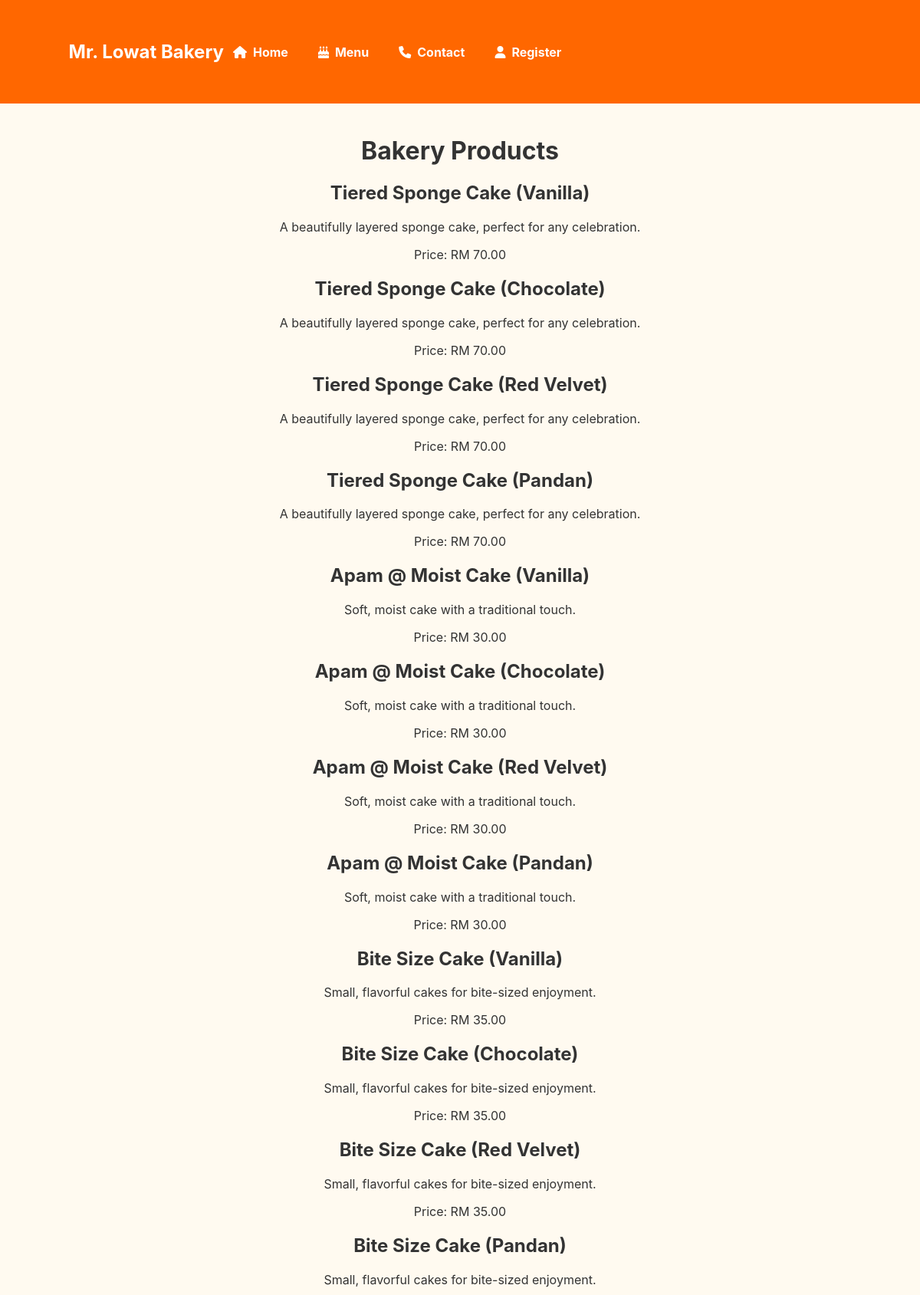
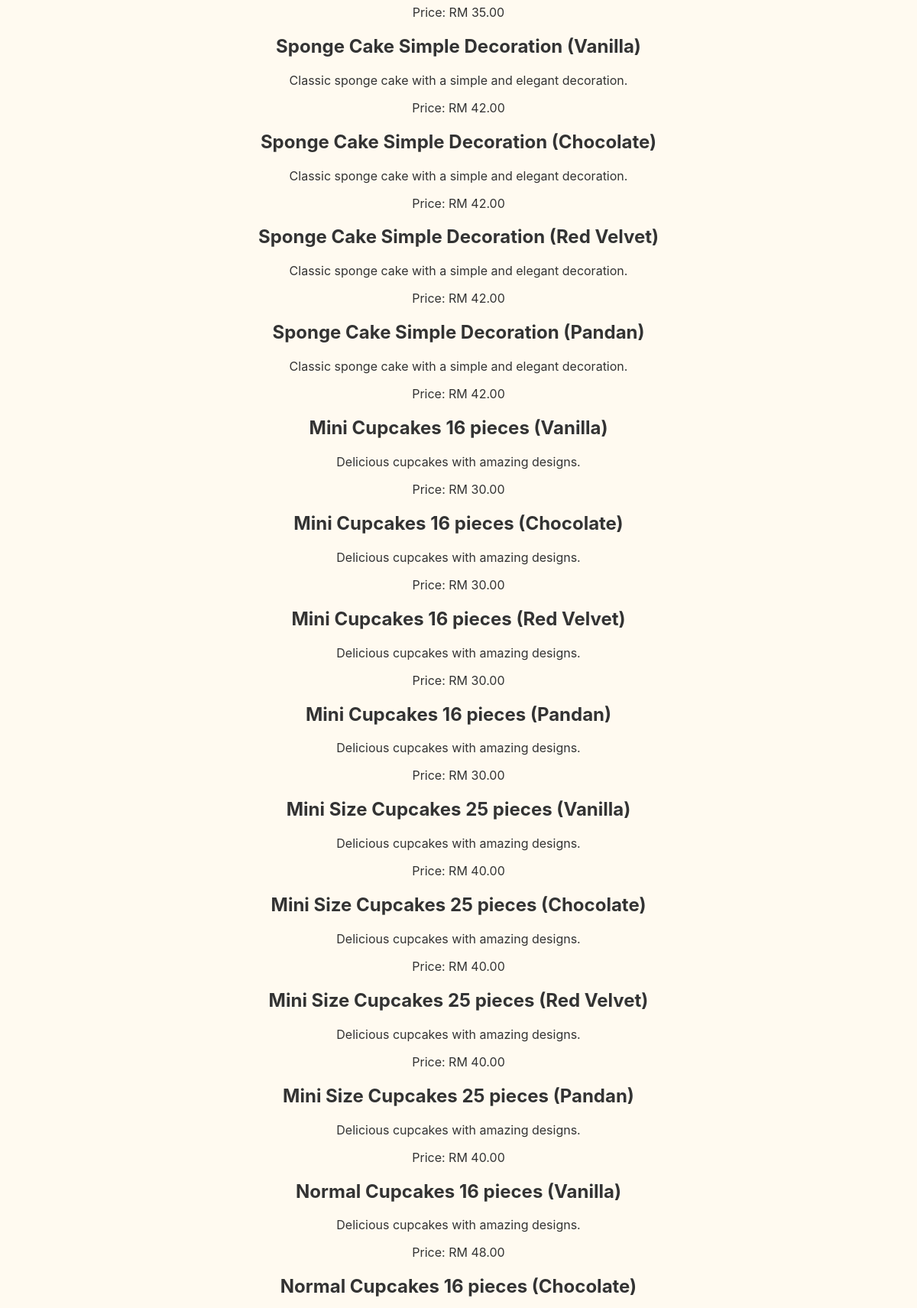
Screenshot of /MrLowatBakery_WAD/products.php (upper part) with the database file from the repository (2 pictures, top to bottom).
### tables this page shows
CREATE TABLE `products` (
  `product_id` int(11) NOT NULL,
  `name` varchar(100) NOT NULL,
  `description` text DEFAULT NULL,
  `price` decimal(10,2) NOT NULL,
  `stock` int(11) DEFAULT 0,
  `image_url` varchar(255) DEFAULT NULL,
  `created_at` timestamp NOT NULL DEFAULT current_timestamp(),
  `updated_at` timestamp NOT NULL DEFAULT current_timestamp() ON UPDATE current_timestamp()
);

### MrLowatBakery_WAD/products.php (the view, shortened to what this page needs)
<?php
include_once 'connection.php';
$sql = "SELECT * FROM products";
$result = $conn->query($sql);
if ($result->num_rows > 0) {
    $products = $result->fetch_all(MYSQLI_ASSOC);
} else {
    $products = [];
}
?>
<!DOCTYPE html>
<html lang="en">
<head>
  <link rel="stylesheet" href="styles.css">
  <link rel="stylesheet" href="https://cdnjs.cloudflare.com/ajax/libs/font-awesome/6.0.0-beta3/css/all.min.css">
</head>
<body>
  <header>
    <nav>
        <h1>Mr. Lowat Bakery</h1>
        <div class="nav-links">
          <ul>
            <li><a href="index.html"><i class="fas fa-home"></i>Home</a></li>
            <li><a href="menu.html"><i class="fas fa-cake"></i>Menu</a></li>
            <li><a href="https://api.whatsapp.com/send/?phone=60164025451"><i class="fas fa-phone"></i>Contact</a></li>
            <li><a href="register.html"><i class="fas fa-user"></i>Register</a></li>
          </ul>
        </div>
    </nav>
  </header>
    <main>
        <h1>Bakery Products</h1>
        <div class="products">
            <?php foreach ($products as $product): ?>
                <div class="product-item">
                    <h2><?php echo $product['name']; ?></h2>
                    <p><?php echo $product['description']; ?></p>
                    <p>Price: RM <?php echo $product['price']; ?></p>
                </div>
            <?php endforeach; ?>
        </div>
    </main>
</body>
</html>

### MrLowatBakery_WAD/styles.css (style rules this page uses)
body { font-family: 'Inter', sans-serif; margin: 0; padding: 0; background-color: #fffaf0; color: #333; }
header { background-color: #ff6700; color: white; padding: 10px 20px; }
body { margin: 0; font-family: 'Inter', sans-serif; }
header { background-color: #ff6700; padding: 10px 20px; color: white; display: flex; justify-content: space-between; align-items: center; }
header nav ul { list-style: none; display: flex; justify-content: flex-end; align-items: center; gap: 15px; padding: 0; }
header nav ul li a { color: white; text-decoration: none; font-weight: bold; }
nav { display: flex; padding: 2% 6%; justify-content: space-between; align-items: center; }
.nav-links { flex: 1; text-align: right; }
.nav-links ul li { list-style: none; display: inline-block; padding: 8px 12px; position: relative; }
ul li a i { margin-right: 8px; }
main { text-align: center; padding: 20px; flex: 1; }

### rows the page displays
products: name "Tiered Sponge Cake (Vanilla)", description "A beautifully layered sponge cake, perfect for any celebration.", price "70.00"
products: name "Tiered Sponge Cake (Chocolate)", description "A beautifully layered sponge cake, perfect for any celebration.", price "70.00"
products: name "Tiered Sponge Cake (Red Velvet)", description "A beautifully layered sponge cake, perfect for any celebration.", price "70.00"
products: name "Tiered Sponge Cake (Pandan)", description "A beautifully layered sponge cake, perfect for any celebration.", price "70.00"
products: name "Apam @ Moist Cake (Vanilla)", description "Soft, moist cake with a traditional touch.", price "30.00"
products: name "Apam @ Moist Cake (Chocolate)", description "Soft, moist cake with a traditional touch.", price "30.00"
products: name "Apam @ Moist Cake (Red Velvet)", description "Soft, moist cake with a traditional touch.", price "30.00"
products: name "Apam @ Moist Cake (Pandan)", description "Soft, moist cake with a traditional touch.", price "30.00"
products: name "Bite Size Cake (Vanilla)", description "Small, flavorful cakes for bite-sized enjoyment.", price "35.00"
products: name "Bite Size Cake (Chocolate)", description "Small, flavorful cakes for bite-sized enjoyment.", price "35.00"
products: name "Bite Size Cake (Red Velvet)", description "Small, flavorful cakes for bite-sized enjoyment.", price "35.00"
products: name "Bite Size Cake (Pandan)", description "Small, flavorful cakes for bite-sized enjoyment.", price "35.00"
products: name "Sponge Cake Simple Decoration (Vanilla)", description "Classic sponge cake with a simple and elegant decoration.", price "42.00"
products: name "Sponge Cake Simple Decoration (Chocolate)", description "Classic sponge cake with a simple and elegant decoration.", price "42.00"
products: name "Sponge Cake Simple Decoration (Red Velvet)", description "Classic sponge cake with a simple and elegant decoration.", price "42.00"
products: name "Sponge Cake Simple Decoration (Pandan)", description "Classic sponge cake with a simple and elegant decoration.", price "42.00"
products: name "Mini Cupcakes 16 pieces (Vanilla)", description "Delicious cupcakes with amazing designs.", price "30.00"
products: name "Mini Cupcakes 16 pieces (Chocolate)", description "Delicious cupcakes with amazing designs.", price "30.00"
products: name "Mini Cupcakes 16 pieces (Red Velvet)", description "Delicious cupcakes with amazing designs.", price "30.00"
products: name "Mini Cupcakes 16 pieces (Pandan)", description "Delicious cupcakes with amazing designs.", price "30.00"
products: name "Mini Size Cupcakes 25 pieces (Vanilla)", description "Delicious cupcakes with amazing designs.", price "40.00"
products: name "Mini Size Cupcakes 25 pieces (Chocolate)", description "Delicious cupcakes with amazing designs.", price "40.00"
products: name "Mini Size Cupcakes 25 pieces (Red Velvet)", description "Delicious cupcakes with amazing designs.", price "40.00"
products: name "Mini Size Cupcakes 25 pieces (Pandan)", description "Delicious cupcakes with amazing designs.", price "40.00"
products: name "Normal Cupcakes 16 pieces (Vanilla)", description "Delicious cupcakes with amazing designs.", price "48.00"
products: name "Normal Cupcakes 16 pieces (Chocolate)"
